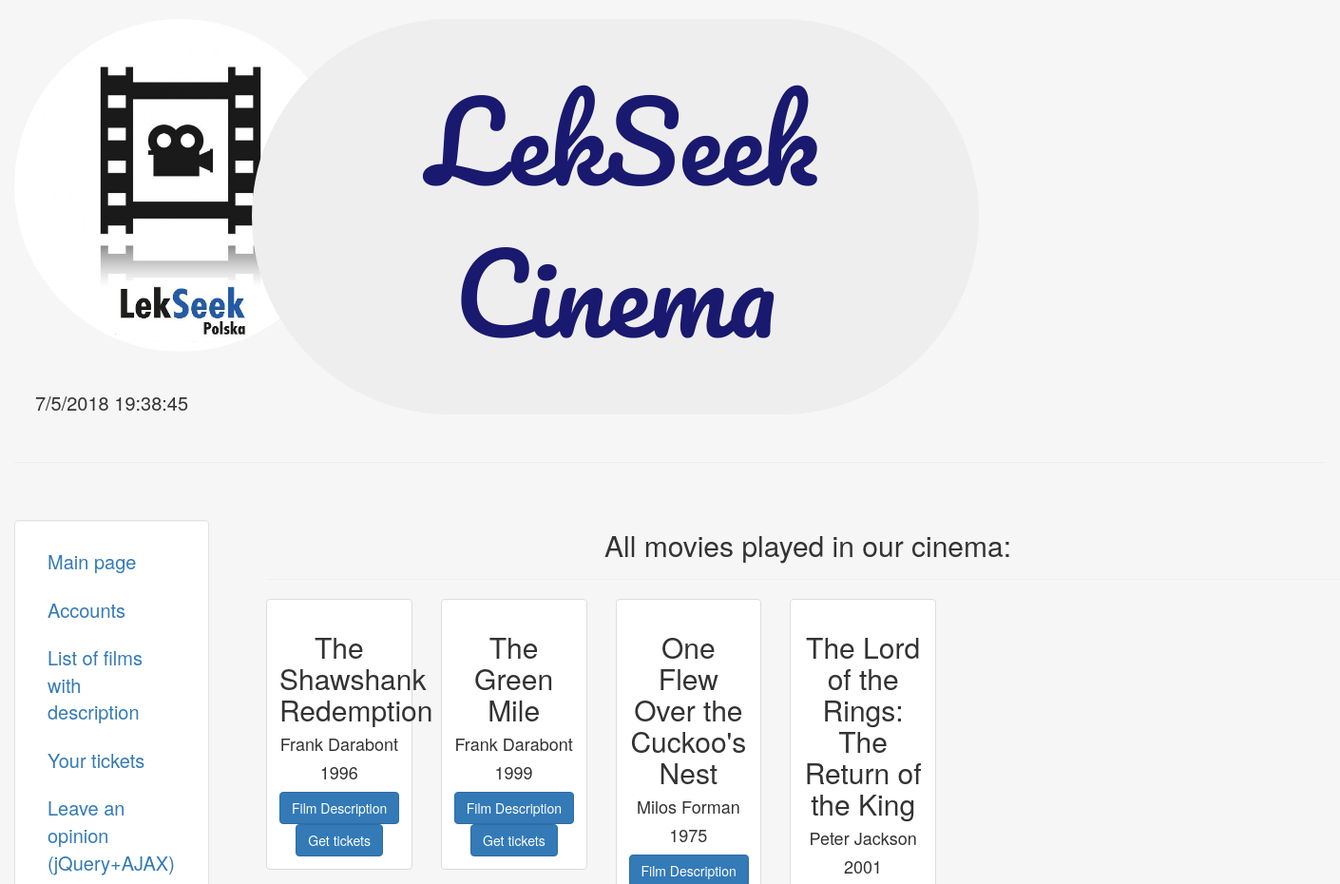
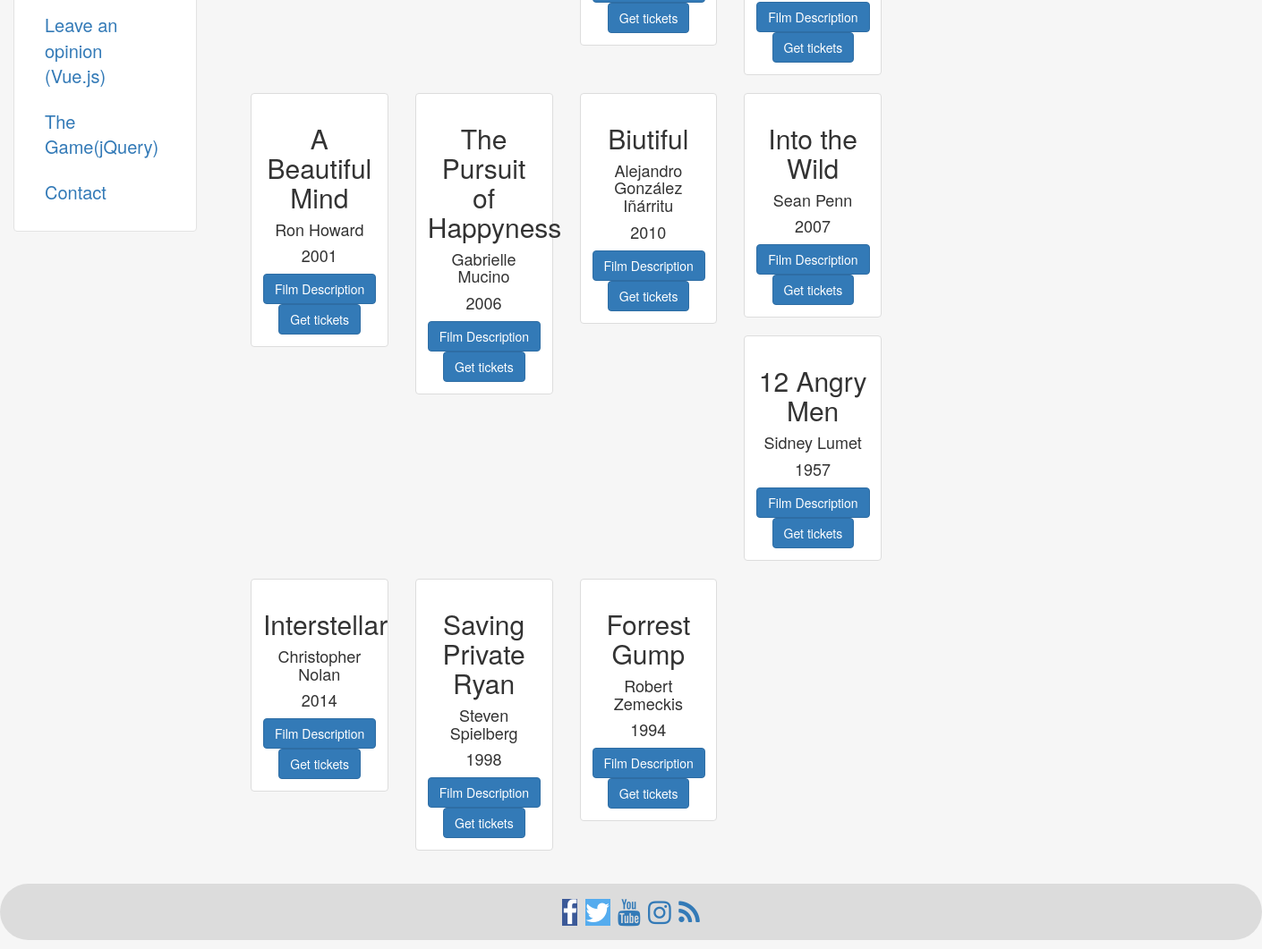
Page /movies/ on the committed database (2 pictures, top to bottom).
### reservations/models.py (models this page shows, shortened)
class Movie(models.Model):
    title = models.CharField(max_length=150)
    director = models.CharField(max_length=150)
    description = models.TextField(default="Opis")
    date = models.IntegerField(default=2000)
    genre = models.CharField(max_length=100, default="Thriller")
    poster_url = models.CharField(max_length=500)
    class Meta:
        verbose_name_plural = "movies"

### reservations/views.py (the view)
# urls.py: url(r'^movies/$', views.moviesview, name="movies"),
def moviesview(request):
    movies = Movie.objects.all()
    return render(request, 'home/movies.html', {'movies': movies})

### reservations/templates/home/movies.html (shortened to what this page needs)
{% extends "home/home.html" %}
{% block content %}
    <div class="container">
        <div class="page-header" align="middle">
            <h2>All movies played in our cinema:</h2>
        </div>
    </div>
    <div >
        {% for movie in movies %}
            <div class="col-lg-3 col-md-3 col-sm-6 col-xs-12" >
                <div class="thumbnail">
                    <div class="caption" align="middle">
                        <h2>{{ movie.title }}</h2>
                        <h4>{{ movie.director }} </h4>
                        <h4>{{ movie.date }}</h4>
                        <div class="btn-group btn-group-md btn-group-primary" role="group">
                            <a href="{{ movie.id }}"> <button type="button" class="btn btn-primary">Film Description</button></a>
                            <a href="/screenings?movie_id={{ movie.id }}"> <button type="button" class="btn btn-primary">Get tickets</button></a>
                        </div>
                    </div>
                </div>
            </div>
        {% endfor %}
    </div>
{% endblock %}

### rows in the picture
Movie: title "The Shawshank Redemption", director "Frank Darabont", date "1996"
Movie: title "The Green Mile", director "Frank Darabont", date "1999"
Movie: title "One Flew Over the Cuckoo's Nest", director "Milos Forman", date "1975"
Movie: title "The Lord of the Rings: The Return of the King", director "Peter Jackson", date "2001"
Movie: title "A Beautiful Mind", director "Ron Howard", date "2001"
Movie: title "The Pursuit of Happyness", director "Gabrielle Mucino", date "2006"
Movie: title "Biutiful", director "Alejandro González Iñárritu", date "2010"
Movie: title "Into the Wild", director "Sean Penn", date "2007"
Movie: title "12 Angry Men", director "Sidney Lumet", date "1957"
Movie: title "Interstellar", director "Christopher Nolan", date "2014"
Movie: title "Saving Private Ryan", director "Steven Spielberg", date "1998"
Movie: title "Forrest Gump", director "Robert Zemeckis", date "1994"
